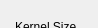
        <widget class="QWidget" name="gridSmoothOpts">
         <property name="enabled">
          <bool>true</bool>
         </property>
         <property name="geometry">
          <rect>
           <x>0</x>
           <y>0</y>
           <width>98</width>
           <height>28</height>
          </rect>
         </property>
         <property name="font">
          <font>
           <weight>75</weight>
           <bold>true</bold>
           <underline>true</underline>
          </font>
         </property>
         <property name="focusPolicy">
          <enum>Qt::ClickFocus</enum>
         </property>
         <attribute name="label">
          <string>Grid Smoothing</string>
         </attribute>
         <widget class="QPushButton" name="applySmoothing">
          <property name="geometry">
           <rect>
            <x>30</x>
            <y>105</y>
            <width>150</width>
            <height>25</height>
           </rect>
          </property>
          <property name="font">
           <font>
            <weight>50</weight>
            <bold>false</bold>
            <underline>false</underline>
           </font>
          </property>
          <property name="text">
           <string>Apply Smoothing</string>
          </property>
         </widget>
         <widget class="QSpinBox" name="iterationsVal">
          <property name="geometry">
           <rect>
            <x>135</x>
            <y>72</y>
            <width>50</width>
            <height>26</height>
           </rect>
          </property>
          <property name="font">
           <font>
            <weight>50</weight>
            <bold>false</bold>
            <underline>false</underline>
           </font>
          </property>
          <property name="styleSheet">
           <string notr="true"/>
          </property>
          <property name="minimum">
           <number>1</number>
          </property>
         </widget>
         <widget class="QSpinBox" name="kernalSizeVal">
          <property name="geometry">
           <rect>
            <x>135</x>
            <y>14</y>
            <width>50</width>
            <height>26</height>
           </rect>
          </property>
          <property name="font">
           <font>
            <weight>50</weight>
            <bold>false</bold>
            <underline>false</underline>
           </font>
          </property>
          <property name="autoFillBackground">
           <bool>false</bool>
          </property>
          <property name="styleSheet">
           <string notr="true"/>
          </property>
          <property name="minimum">
           <number>3</number>
          </property>
          <property name="singleStep">
           <number>2</number>
          </property>
         </widget>
         <widget class="QLabel" name="kernelSizeTxt">
          <property name="geometry">
           <rect>
            <x>15</x>
            <y>18</y>
            <width>81</width>
            <height>17</height>
           </rect>
          </property>
          <property name="font">
           <font>
            <weight>50</weight>
            <bold>false</bold>
            <underline>false</underline>
           </font>
          </property>
          <property name="text">
           <string>Kernel Size</string>
          </property>
         </widget>
         <widget class="QDoubleSpinBox" name="persistenceVal">
          <property name="geometry">
           <rect>
            <x>115</x>
            <y>43</y>
            <width>70</width>
            <height>26</height>
           </rect>
          </property>
          <property name="font">
           <font>
            <weight>50</weight>
            <bold>false</bold>
            <underline>false</underline>
           </font>
          </property>
          <property name="styleSheet">
           <string notr="true"/>
          </property>
          <property name="decimals">
           <number>3</number>
          </property>
          <property name="maximum">
           <double>1.000000000000000</double>
          </property>
          <property name="singleStep">
           <double>0.010000000000000</double>
          </property>
          <property name="value">
           <double>1.000000000000000</double>
          </property>
         </widget>
         <widget class="QLabel" name="persistenceTxt">
          <property name="geometry">
           <rect>
            <x>15</x>
            <y>46</y>
            <width>91</width>
            <height>17</height>
           </rect>
          </property>
          <property name="font">
           <font>
            <weight>50</weight>
            <bold>false</bold>
            <underline>false</underline>
           </font>
          </property>
          <property name="text">
           <string>&lt;html&gt;&lt;head/&gt;&lt;body&gt;&lt;p&gt;&lt;span style=&quot; font-weight:600;&quot;&gt;1-&lt;/span&gt;Persistence&lt;/p&gt;&lt;/body&gt;&lt;/html&gt;</string>
          </property>
         </widget>
         <widget class="QLabel" name="iterationsTxt">
          <property name="geometry">
           <rect>
            <x>15</x>
            <y>74</y>
            <width>64</width>
            <height>17</height>
           </rect>
          </property>
          <property name="font">
           <font>
            <weight>50</weight>
            <bold>false</bold>
            <underline>false</underline>
           </font>
          </property>
          <property name="text">
           <string>Iterations:</string>
          </property>
         </widget>
        </widget>
